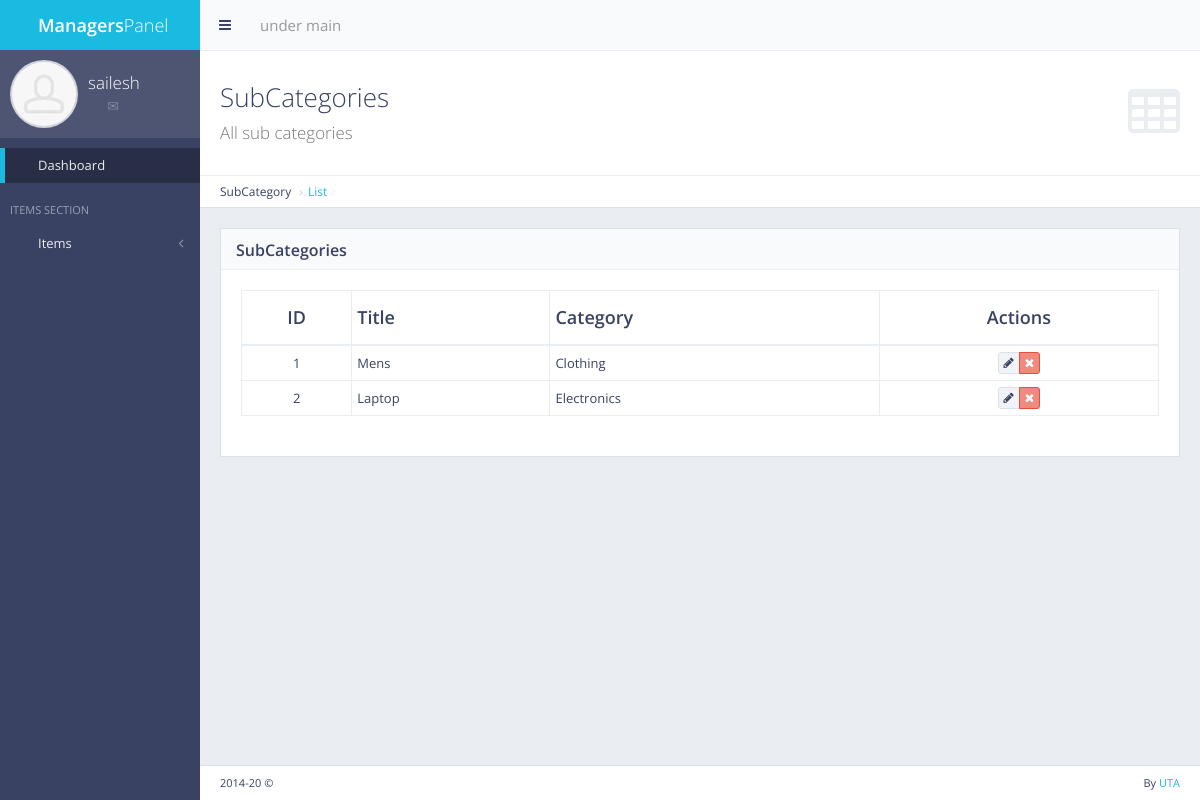
The page /panel/subcategory/list/ (signed in) on the database its author committed.
### subcat/models.py (models this page shows, shortened)
class SubCat(models.Model):
    name = models.CharField(max_length=50)
    catname = models.CharField(max_length=50)
    catid = models.IntegerField()

### subcat/views.py (the view)
# urls.py: url(r'^panel/subcategory/list/$', views.subcat_list, name='subcat_list'),
def subcat_list(request):
    if not request.user.is_authenticated:
        return redirect('mylogin')
    subcat = SubCat.objects.all()
    return render(request, 'back/subcat_list.html', {'subcat': subcat})

### main/templatetags/extra_auth.py (called while the page is built)
@register.filter(name='has_group')
def has_group(user, group_name):
    return user.groups.filter(name=group_name).exists()

### main/templates/back/subcat_list.html (shortened to what this page needs)
{% extends 'back/master.html' %}
{% load static %}
{% block mainblock %}
<div class="content-header">
    <div class="header-section">
        <h1>
            <i class="fa fa-table"></i>SubCategories<br><small>All sub categories</small>
        </h1>
    </div>
</div>
<ul class="breadcrumb breadcrumb-top">
    <li>SubCategory</li>
    <li><a href="/panel/subcategory/list">List</a></li>
</ul>
                        <div class="block full">
                            <div class="block-title">
                                <h2><strong>SubCategories</strong></h2>
                            </div>
                            <div class="table-responsive">
                                <table id="example-datatable" class="table table-vcenter table-condensed table-bordered">
                                    <thead>
                                        <tr>
                                            <th class="text-center">ID</th>
                                            <th>Title</th>
                                            <th>Category</th>
                                            <th class="text-center">Actions</th>
                                        </tr>
                                    </thead>
                                    <tbody>
                                        {% for cc in subcat %}
                                        <tr>
                                            <td class="text-center">{{cc.pk}}</td>
                                            <td>{{cc.name}}</td>
                                            <td>{{cc.catname}}</td>
                                            <td class="text-center">
                                                <div class="btn-group">
                                                    <a href="" data-toggle="tooltip" title="Edit" class="btn btn-xs btn-default"><i class="fa fa-pencil"></i></a>
                                                    <a href="" data-toggle="tooltip" title="Delete" class="btn btn-xs btn-danger"><i class="fa fa-times"></i></a>
                                                </div>
                                            </td>
                                        </tr>
                                        {% endfor %}
                                    </tbody>
                                </table>
                            </div>
                        </div>
{% endblock %}

### main/templates/back/master.html (shortened to what this page needs)
{% load static %}
{% load extra_auth %}
{% if user.is_authenticated %}
<!DOCTYPE html>
<html class="no-js" lang="en">
<head>
    <link rel="stylesheet" href="{% static 'back/css/bootstrap.min.css' %}">
    <link rel="stylesheet" href="{% static 'back/css/plugins.css' %}">
    <link rel="stylesheet" href="{% static 'back/css/main.css' %}">
    <link rel="stylesheet" href="{% static 'back/css/themes.css' %}">
</head>
<body>
    <div id="page-wrapper">
        <div id="page-container" class="sidebar-partial sidebar-visible-lg sidebar-no-animations">
            <div id="sidebar">
                <div id="sidebar-scroll">
                    <div class="sidebar-content">
                        <a href="/panel" class="sidebar-brand">
                            <i class="gi gi-flash"></i><span
                                class="sidebar-nav-mini-hide"><strong>Managers</strong>Panel</span>
                        </a>
                        <div class="sidebar-section sidebar-user clearfix sidebar-nav-mini-hide">
                            <div class="sidebar-user-avatar">
                                <a href="#">
                                    <img src="{% static 'back/img/placeholders/avatars/avatar2.jpg' %}" alt="avatar">
                                </a>
                            </div>
                            <div class="sidebar-user-name">{{request.user}}</div>
                            <div class="sidebar-user-links">
                                <a href="#" data-toggle="tooltip" data-placement="bottom"
                                    title="Profile"><i class="gi gi-user"></i></a>
                                <a href="#" data-toggle="tooltip" data-placement="bottom"
                                    title="Messages"><i class="gi gi-envelope"></i></a>
                                <a href="/panel/change/pass" class="enable-tooltip" data-placement="bottom"
                                    title="Settings"><i
                                        class="gi gi-cogwheel"></i></a>
                                <a href="/logout" data-toggle="tooltip" data-placement="bottom" title="Logout"><i
                                        class="gi gi-exit"></i></a>
                            </div>
                        </div>
                        <ul class="sidebar-nav">
                            <li>
                                <a href="/panel/" class=" active"><i class="gi gi-stopwatch sidebar-nav-icon"></i><span
                                        class="sidebar-nav-mini-hide">Dashboard</span></a>
                            </li>
                            <li class="sidebar-header">
                                <span class="sidebar-header-options clearfix"><a href="#"
                                        data-toggle="tooltip" title="Quick Settings"><i
                                            class="gi gi-settings"></i></a></span>
                                <span class="sidebar-header-title">Items Section</span>
                            </li>
                            <li>
                                <a href="#" class="sidebar-nav-menu"><i
                                        class="fa fa-angle-left sidebar-nav-indicator sidebar-nav-mini-hide"></i><i
                                        class="gi gi-show_big_thumbnails sidebar-nav-icon"></i><span
                                        class="sidebar-nav-mini-hide">Items</span></a>
                            </li>
                        </ul>
                    </div>
                </div>
            </div>
            <div id="main-container">
                <header class="navbar navbar-default">
                    <ul class="nav navbar-nav-custom">
                        <li>
                            <a href="javascript:void(0)" onclick="App.sidebar('toggle-sidebar');this.blur();">
                                <i class="fa fa-bars fa-fw"></i>
                            </a>
                        </li>
                    </ul>
                    <form action="#" method="post" class="navbar-form-custom">
                        <div class="form-group">
                            <input type="text" id="top-search" name="top-search" class="form-control"
                                placeholder="under maintenance">
                        </div>
                    </form>
                </header>
                <div id="page-content">
                    {%block mainblock%}
                    {% endblock %}
                </div>
                <footer class="clearfix">
                    <div class="pull-right">
                        By <a href="#" target="_blank">UTA</a>
                    </div>
                    <div class="pull-left">
                        <span id="year-copy"></span> &copy;
                    </div>
                </footer>
            </div>
        </div>
    </div>
</body>
</html>
{% else %}
Please login
{% endif %}

### rows shown on the page
SubCat: pk "1", name "Mens", catname "Clothing"
SubCat: pk "2", name "Laptop", catname "Electronics"

### other values the page prints
{{ request.user }} "sailesh"
